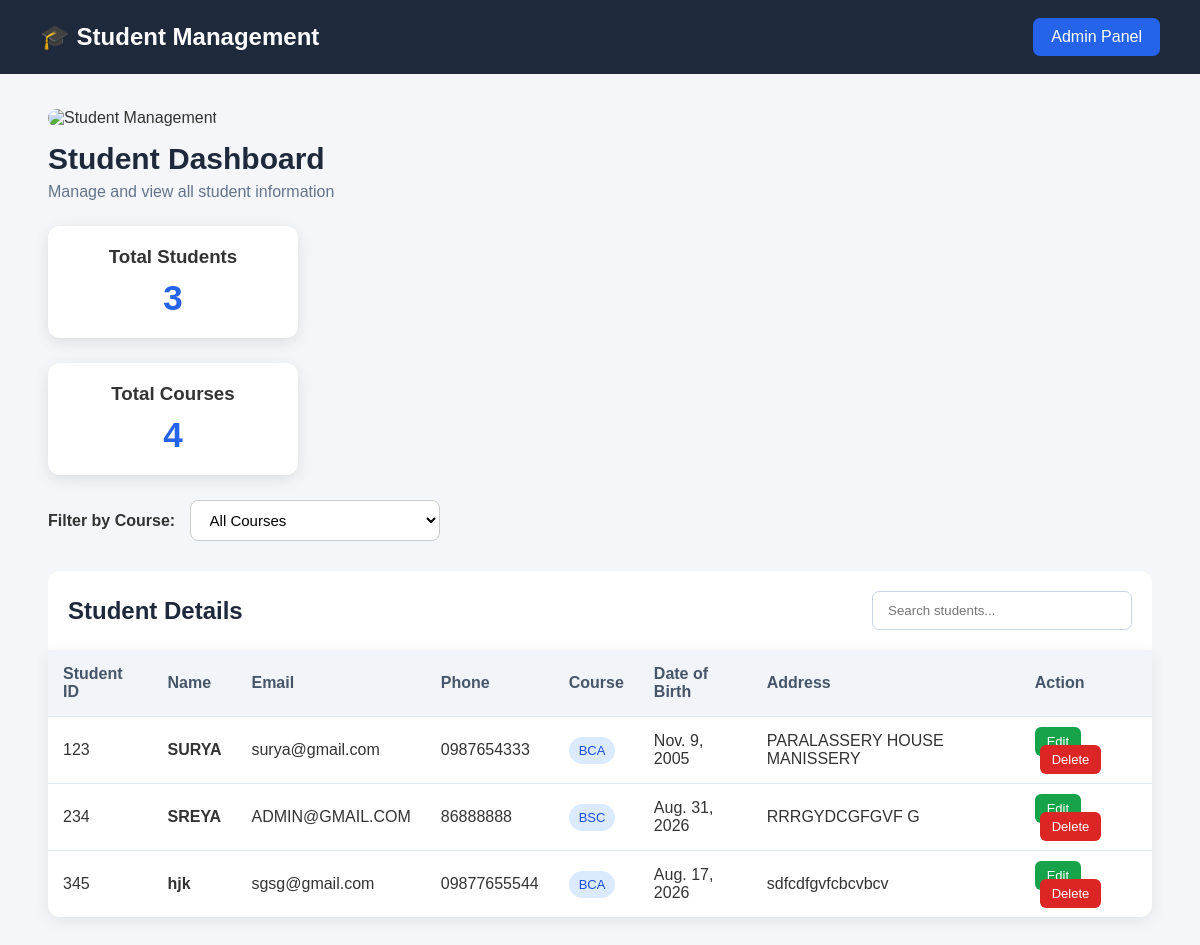
The app's page /, older data.
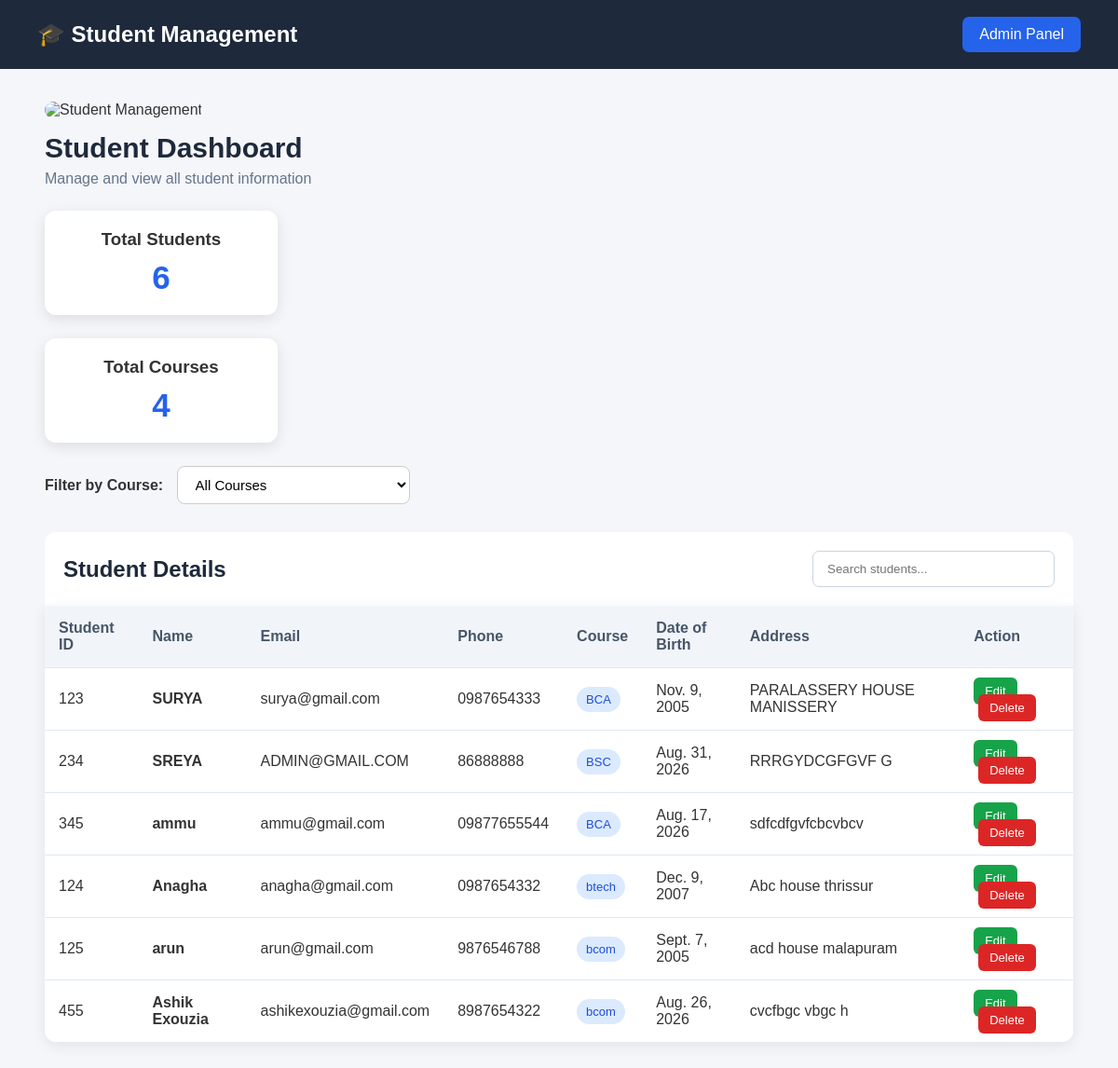
The same page, newer data.
### students/models.py (models this page shows, shortened)
class Student(models.Model):
    student_id = models.CharField(max_length=20, unique=True)
    name = models.CharField(max_length=100)
    email = models.EmailField(unique=True)
    phone = models.CharField(max_length=15)
    course = models.ForeignKey(
        Course,
        on_delete=models.SET_NULL,
        null=True,
        blank=True,
        related_name="students"
    )
    date_of_birth = models.DateField()
    address = models.TextField()

class Course(models.Model):
    name = models.CharField(max_length=100)

### students/views.py (the view)
# urls.py: path("", views.home, name="home"),
def home(request):
    students = Student.objects.all()
    courses = Course.objects.all()
    course_id = request.GET.get("course")
    if course_id:
        students = students.filter(course_id=course_id)
    return render(
        request,
        "students/home.html",
        {
            "students": students,
            "courses": courses,
            "selected_course": course_id,
        }
    )

### students/templates/students/home.html (shortened to what this page needs)
{% load static %}
<!DOCTYPE html>
<html lang="en">
<head>
</head>
<body>
    <div class="navbar">
        <h1>🎓 Student Management</h1>
        <a href="/admin/">Admin Panel</a>
    </div>
    <div class="container">
        <div class="welcome">
            <img
                src="{% static 'images/rono.png' %}"
                alt="Student Management"
                class="welcome-image"
            >
            <h2>Student Dashboard</h2>
            <p>
                Manage and view all student information
            </p>
        </div>
        <div class="cards">
            <div class="card">
                <h3>Total Students</h3>
                <div class="number">
                    {{ students|length }}
                </div>
            </div>
<div class="card">
    <h3>Total Courses</h3>
    <div class="number">
        {{ courses|length }}
    </div>
</div>
<form method="GET" class="filter-form">
    <label for="course">
        Filter by Course:
    </label>
    <select
        name="course"
        id="course"
        onchange="this.form.submit()"
    >
        <option value="">
            All Courses
        </option>
    </select>
</form>
        <div class="top-section">
            <h2>
                Student Details
            </h2>
            <input
                type="text"
                id="searchInput"
                class="search"
                placeholder="Search students..."
                onkeyup="searchStudents()"
            >
        </div>
        <div class="table-container">
            <table id="studentTable">
                <thead>
                    <tr>
                        <th>Student ID</th>
                        <th>Name</th>
                        <th>Email</th>
                        <th>Phone</th>
                        <th>Course</th>
                        <th>Date of Birth</th>
                        <th>Address</th>
                        <th>Action</th>
                    </tr>
                </thead>
                <tbody>
                    {% for student in students %}
                    <tr>
                        <td>
                            {{ student.student_id }}
                        </td>
                        <td>
                            <strong>
                                {{ student.name }}
                            </strong>
                        </td>
                        <td>
                            {{ student.email }}
                        </td>
                        <td>
                            {{ student.phone }}
                        </td>
                        <td>
                            {% if student.course %}
                                <span class="course">
                                    {{ student.course.name }}
                                </span>
                            {% else %}
                                <span>
                                    Not assigned
                                </span>
                            {% endif %}
                        </td>
                        <td>
                            {{ student.date_of_birth }}
                        </td>
                        <td>
                            {{ student.address }}
                        </td>
                        <td>
                            <a
                                href="{% url 'update_student' student.id %}"
                                class="edit"
                            >
                                Edit
                            </a>
                            <a
                                href="{% url 'delete_student' student.id %}"
                                class="delete"
                            >
                                Delete
                            </a>
                        </td>
                    </tr>
                    {% endfor %}
                </tbody>
            </table>
        </div>
    </div>
</body>
</html>

### students/templates/students/home.html (style rules this page uses)
* { margin: 0; padding: 0; box-sizing: border-box; }
body { font-family: Arial, sans-serif; background: #f4f6f9; color: #333; }
.navbar { background: #1e293b; color: white; padding: 18px 40px; display: flex; justify-content: space-between; align-items: center; }
.navbar h1 { font-size: 24px; }
.navbar a { color: white; text-decoration: none; background: #2563eb; padding: 10px 18px; border-radius: 7px; }
.container { width: 92%; max-width: 1200px; margin: 35px auto; }
.welcome { margin-bottom: 25px; }
.welcome h2 { font-size: 30px; color: #1e293b; }
.welcome p { color: #64748b; margin-top: 7px; }
.welcome-image { width: 400px; height: 400px; object-fit: cover; border-radius: 12px; margin-bottom: 15px; }
.card { width: 250px; padding: 20px; background: #ffffff; border-radius: 12px; box-shadow: 0 4px 15px rgba(0, 0, 0, 0.1); text-align: center; margin-bottom: 25px; }
.card h3 { margin: 0 0 10px; color: #333; }
.number { font-size: 35px; font-weight: bold; color: #2563eb; }
.filter-form { margin: 20px 0; }
.filter-form label { font-size: 16px; font-weight: 600; margin-right: 10px; }
.filter-form select { padding: 10px 15px; width: 250px; border: 1px solid #ccc; border-radius: 8px; font-size: 15px; background: white; cursor: pointer; }
.top-section { background: white; padding: 20px; border-radius: 12px 12px 0 0; display: flex; justify-content: space-between; align-items: center; }
.top-section h2 { color: #1e293b; }
.search { padding: 11px 15px; width: 260px; border: 1px solid #cbd5e1; border-radius: 7px; outline: none; }
.table-container { background: white; overflow-x: auto; border-radius: 0 0 12px 12px; box-shadow: 0 4px 15px rgba(0,0,0,0.08); }
table { width: 100%; border-collapse: collapse; }
th { background: #f1f5f9; color: #475569; padding: 15px; text-align: left; }
td { padding: 15px; border-top: 1px solid #e2e8f0; }
.course { background: #dbeafe; color: #1d4ed8; padding: 6px 10px; border-radius: 20px; font-size: 13px; }
.edit { background: #16a34a; color: white; padding: 7px 12px; border-radius: 6px; text-decoration: none; font-size: 13px; }
.delete { background: #dc2626; color: white; padding: 7px 12px; border-radius: 6px; text-decoration: none; font-size: 13px; margin-left: 5px; }

Row changes from the older to the newer data that the page shows:
changed Student "sdfcdfgvfcbcvbcv": name "hjk" → "ammu"; email "sgsg@gmail.com" → "ammu@gmail.com"
added Student: student_id "124", name "Anagha", email "anagha@gmail.com", phone "0987654332", course.name "btech", date_of_birth "Dec. 9, 2007", address "Abc house thrissur"
added Student: student_id "125", name "arun", email "arun@gmail.com", phone "9876546788", course.name "bcom", date_of_birth "Sept. 7, 2005", address "acd house malapuram"
added Student: student_id "455", name "Ashik Exouzia", email "ashikexouzia@gmail.com", phone "8987654322", course.name "bcom", date_of_birth "Aug. 26, 2026", address "cvcfbgc vbgc h"
Text that changed along with them:
{{ students|length }}: "3" → "6"
